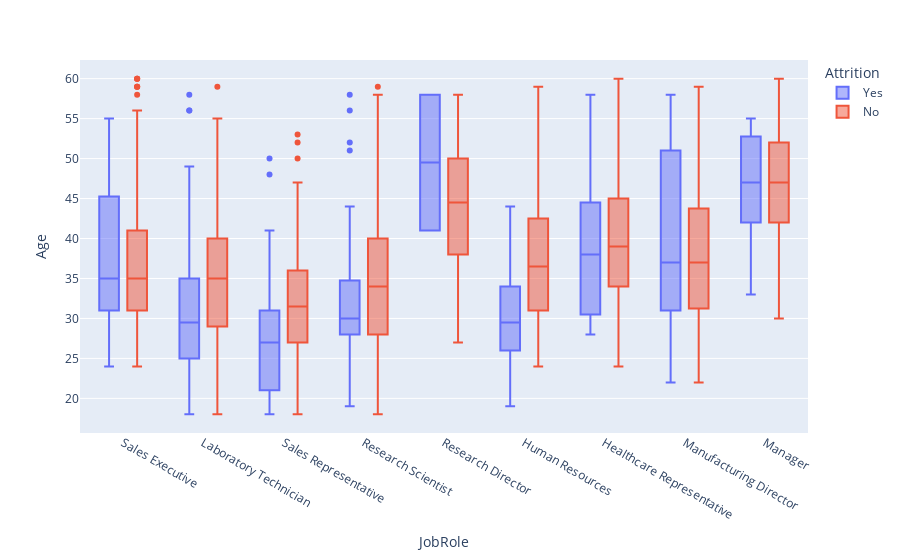

This figure's notebook cell:
### Markdown cell above
**Disons que la plupart des employés sont rénumérés entre 2500 et 8000 dollars par mois**

### Code cell
px.box(data_frame=df, x = 'JobRole', y= 'Age', color='Attrition')

### Figure 1 — Plotly figure (JSON) as saved in the notebook; plotly's stock layout.template omitted (floating-point values rounded to 4 significant figures; data arrays with more than 128 entries replaced by an {"elided": "..."} marker saying what was removed)
{"data": [{"alignmentgroup": "True", "hovertemplate": "Attrition=Yes<br>JobRole=%{x}<br>Age=%{y}<extra></extra>", "legendgroup": "Yes", "marker": {"color": "#636efa"}, "name": "Yes", "notched": false, "offsetgroup": "Yes", "orientation": "v", "showlegend": true, "type": "box", "x": {"elided": "237 str values"}, "x0": " ", "xaxis": "x", "y": {"elided": "237 int values"}, "y0": " ", "yaxis": "y"}, {"alignmentgroup": "True", "hovertemplate": "Attrition=No<br>JobRole=%{x}<br>Age=%{y}<extra></extra>", "legendgroup": "No", "marker": {"color": "#EF553B"}, "name": "No", "notched": false, "offsetgroup": "No", "orientation": "v", "showlegend": true, "type": "box", "x": {"elided": "1233 str values"}, "x0": " ", "xaxis": "x", "y": {"elided": "1233 int values"}, "y0": " ", "yaxis": "y"}], "layout": {"boxmode": "group", "legend": {"title": {"text": "Attrition"}, "tracegroupgap": 0}, "margin": {"t": 60}, "xaxis": {"anchor": "y", "domain": [0, 1], "title": {"text": "JobRole"}}, "yaxis": {"anchor": "x", "domain": [0, 1], "title": {"text": "Age"}}}}
